Frame 1 (no input): blank canvas, image omitted
Frame 60 (no input): blank canvas, image omitted
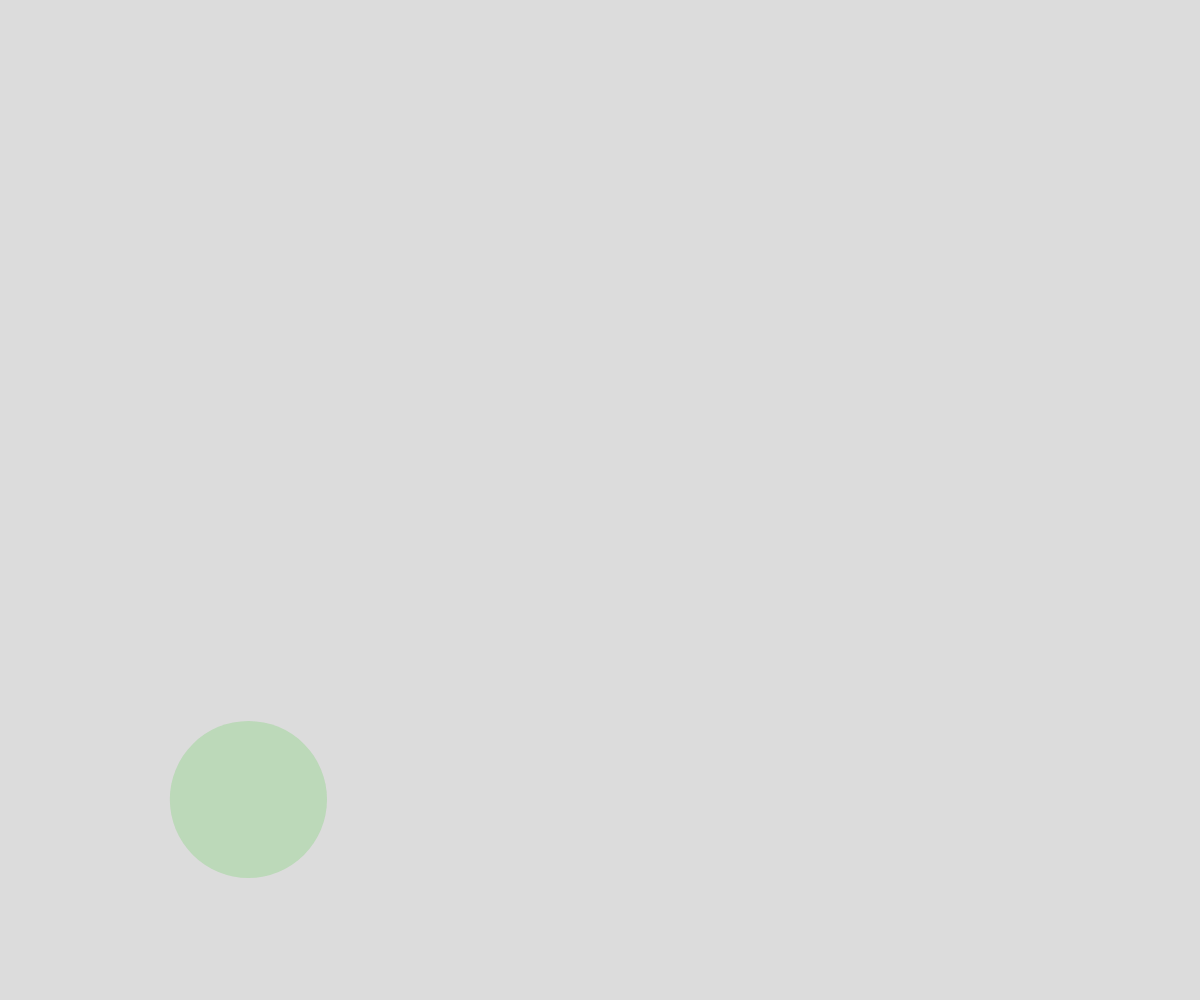
Frame 120 (the mouse pressed at the canvas centre since frame 60)

The p5.js sketch whose frames 1 and 60 were blank and that drew this single picture after the mouse press (run headless with seeded random() and noise() and a simulated clock; from frame 60 on, the mouse is pressed at the canvas centre):

// p5.js sketch
// ── sketch.js
// Bouncy Balls
// Uday Sandhu
// October 24th

let theCircles = [];

function setup() {
  createCanvas(windowWidth, windowHeight);
}

function draw() {
  background(220);
  for (let i=0; i< theCircles.length; i++) {
    theCircles[i].x += theCircles[i].dx;
    theCircles[i].y += theCircles[i].dy;

    if (theCircles[i].x + theCircles[i].radius > width || theCircles[i].x - theCircles[i].radius < 0){
      theCircles[i].dx *= -1;
    }
    if (theCircles[i].y + theCircles[i].radius > height || theCircles[i].y - theCircles[i].radius < 0){
      theCircles[i].dy *= -1;
    }
    
  }
  for (let thisCircle of theCircles) {
    noStroke()
    fill(thisCircle.ccolor);
    circle(thisCircle.x, thisCircle.y, thisCircle.radius * 2);
  }
}

function spawnBall(tempx, tempy) {
  let newBall = {
    x: tempx,
    y:tempy,
    radius: random(25, 100),
    dx: random(-10, 10),
    dy: random(-10, 10),
    ccolor: color(random(255), random(255), random(255), random(255))
  }
  return newBall;
}

function mousePressed(){
  theCircles.push(spawnBall(mouseX, mouseY));
}
